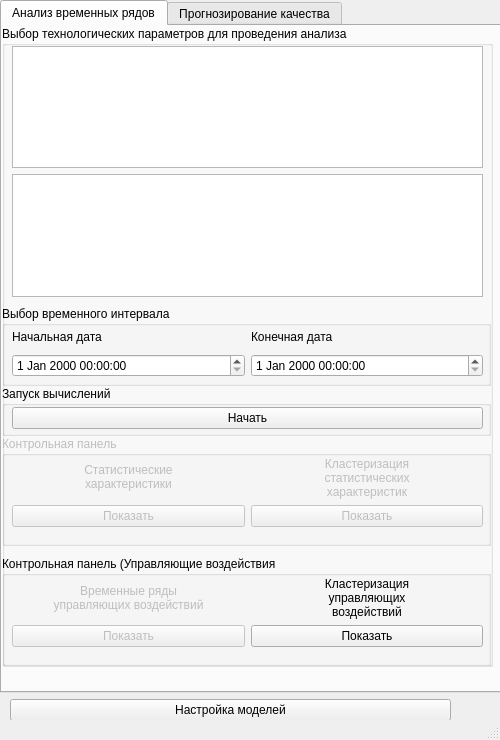
<?xml version="1.0" encoding="UTF-8"?>
<ui version="4.0">
 <class>MainWindow</class>
 <widget class="QMainWindow" name="MainWindow">
  <property name="geometry">
   <rect>
    <x>0</x>
    <y>0</y>
    <width>500</width>
    <height>740</height>
   </rect>
  </property>
  <property name="minimumSize">
   <size>
    <width>500</width>
    <height>740</height>
   </size>
  </property>
  <property name="maximumSize">
   <size>
    <width>500</width>
    <height>740</height>
   </size>
  </property>
  <property name="windowTitle">
   <string>MainWindow</string>
  </property>
  <property name="animated">
   <bool>false</bool>
  </property>
  <widget class="QWidget" name="centralwidget">
   <property name="minimumSize">
    <size>
     <width>500</width>
     <height>720</height>
    </size>
   </property>
   <property name="maximumSize">
    <size>
     <width>500</width>
     <height>720</height>
    </size>
   </property>
   <widget class="QWidget" name="verticalLayoutWidget">
    <property name="geometry">
     <rect>
      <x>0</x>
      <y>0</y>
      <width>501</width>
      <height>721</height>
     </rect>
    </property>
    <layout class="QVBoxLayout" name="verticalLayout">
     <property name="sizeConstraint">
      <enum>QLayout::SetMinimumSize</enum>
     </property>
     <item>
      <widget class="QTabWidget" name="tabWidget">
       <property name="cursor">
        <cursorShape>ArrowCursor</cursorShape>
       </property>
       <property name="currentIndex">
        <number>0</number>
       </property>
       <widget class="QWidget" name="TSA_tab">
        <attribute name="title">
         <string>Анализ временных рядов</string>
        </attribute>
        <widget class="QWidget" name="verticalLayoutWidget_2">
         <property name="geometry">
          <rect>
           <x>0</x>
           <y>0</y>
           <width>491</width>
           <height>641</height>
          </rect>
         </property>
         <layout class="QVBoxLayout" name="verticalLayout_3">
          <item>
           <widget class="QGroupBox" name="ParametersGroupboxTSA">
            <property name="title">
             <string>Выбор технологических параметров для проведения анализа</string>
            </property>
            <widget class="QWidget" name="gridLayoutWidget_5">
             <property name="geometry">
              <rect>
               <x>10</x>
               <y>20</y>
               <width>471</width>
               <height>251</height>
              </rect>
             </property>
             <layout class="QGridLayout" name="gridLayout_5">
              <item row="1" column="1">
               <widget class="QListWidget" name="OutputParametersTSA"/>
              </item>
              <item row="0" column="1">
               <widget class="QListWidget" name="ParametersTSA"/>
              </item>
             </layout>
            </widget>
            <widget class="QGroupBox" name="TimeDiapazonTSA">
             <property name="geometry">
              <rect>
               <x>0</x>
               <y>280</y>
               <width>489</width>
               <height>80</height>
              </rect>
             </property>
             <property name="maximumSize">
              <size>
               <width>489</width>
               <height>80</height>
              </size>
             </property>
             <property name="title">
              <string>Выбор временного интервала</string>
             </property>
             <widget class="QWidget" name="gridLayoutWidget_3">
              <property name="geometry">
               <rect>
                <x>10</x>
                <y>20</y>
                <width>471</width>
                <height>51</height>
               </rect>
              </property>
              <layout class="QGridLayout" name="gridLayout_3">
               <item row="1" column="0">
                <widget class="QDateTimeEdit" name="FromDateTimeTSA">
                 <property name="cursor">
                  <cursorShape>IBeamCursor</cursorShape>
                 </property>
                </widget>
               </item>
               <item row="0" column="1">
                <widget class="QLabel" name="EndDateLabelTSA">
                 <property name="text">
                  <string>Конечная дата</string>
                 </property>
                </widget>
               </item>
               <item row="1" column="1">
                <widget class="QDateTimeEdit" name="ToDateTimeTSA">
                 <property name="cursor">
                  <cursorShape>IBeamCursor</cursorShape>
                 </property>
                </widget>
               </item>
               <item row="0" column="0">
                <widget class="QLabel" name="StartDateLabelTSA">
                 <property name="text">
                  <string>Начальная дата</string>
                 </property>
                </widget>
               </item>
              </layout>
             </widget>
            </widget>
            <widget class="QGroupBox" name="StartGroupBoxTSA">
             <property name="geometry">
              <rect>
               <x>0</x>
               <y>360</y>
               <width>489</width>
               <height>50</height>
              </rect>
             </property>
             <property name="maximumSize">
              <size>
               <width>16777215</width>
               <height>50</height>
              </size>
             </property>
             <property name="title">
              <string>Запуск вычислений</string>
             </property>
             <widget class="QWidget" name="gridLayoutWidget_2">
              <property name="geometry">
               <rect>
                <x>10</x>
                <y>20</y>
                <width>471</width>
                <height>25</height>
               </rect>
              </property>
              <layout class="QGridLayout" name="gridLayout_2">
               <item row="0" column="0">
                <widget class="QPushButton" name="StartButtonTSA">
                 <property name="cursor">
                  <cursorShape>PointingHandCursor</cursorShape>
                 </property>
                 <property name="text">
                  <string>Начать</string>
                 </property>
                </widget>
               </item>
              </layout>
             </widget>
            </widget>
            <widget class="QGroupBox" name="ControlPanelTSA">
             <property name="enabled">
              <bool>false</bool>
             </property>
             <property name="geometry">
              <rect>
               <x>0</x>
               <y>410</y>
               <width>489</width>
               <height>110</height>
              </rect>
             </property>
             <property name="maximumSize">
              <size>
               <width>1000</width>
               <height>110</height>
              </size>
             </property>
             <property name="title">
              <string>Контрольная панель</string>
             </property>
             <widget class="QWidget" name="gridLayoutWidget">
              <property name="geometry">
               <rect>
                <x>10</x>
                <y>20</y>
                <width>471</width>
                <height>71</height>
               </rect>
              </property>
              <layout class="QGridLayout" name="gridLayout">
               <item row="0" column="1">
                <widget class="QLabel" name="FeaturesDataLabelTSA">
                 <property name="text">
                  <string>&lt;html&gt;&lt;head/&gt;&lt;body&gt;&lt;p&gt;Статистические &lt;br/&gt;характеристики&lt;/p&gt;&lt;/body&gt;&lt;/html&gt;</string>
                 </property>
                 <property name="alignment">
                  <set>Qt::AlignCenter</set>
                 </property>
                </widget>
               </item>
               <item row="1" column="1">
                <widget class="QPushButton" name="FeaturesDataButtonTSA">
                 <property name="text">
                  <string>Показать</string>
                 </property>
                </widget>
               </item>
               <item row="1" column="2">
                <widget class="QPushButton" name="ClusterDataButtonTSA">
                 <property name="text">
                  <string>Показать</string>
                 </property>
                </widget>
               </item>
               <item row="0" column="2">
                <widget class="QLabel" name="ClusterDataLabelTSA">
                 <property name="text">
                  <string>Кластеризация
статистических
характеристик</string>
                 </property>
                 <property name="alignment">
                  <set>Qt::AlignCenter</set>
                 </property>
                </widget>
               </item>
              </layout>
             </widget>
            </widget>
            <widget class="QGroupBox" name="ControlPanelTSA_2">
             <property name="enabled">
              <bool>true</bool>
             </property>
             <property name="geometry">
              <rect>
               <x>0</x>
               <y>530</y>
               <width>489</width>
               <height>110</height>
              </rect>
             </property>
             <property name="maximumSize">
              <size>
               <width>1000</width>
               <height>110</height>
              </size>
             </property>
             <property name="title">
              <string>Контрольная панель (Управляющие воздействия</string>
             </property>
             <widget class="QWidget" name="gridLayoutWidget_9">
              <property name="geometry">
               <rect>
                <x>10</x>
                <y>20</y>
                <width>471</width>
                <height>71</height>
               </rect>
              </property>
              <layout class="QGridLayout" name="gridLayout_10">
               <item row="0" column="0">
                <widget class="QLabel" name="RawDataLabelTSA">
                 <property name="enabled">
                  <bool>false</bool>
                 </property>
                 <property name="text">
                  <string>Временные ряды
управляющих воздействий</string>
                 </property>
                 <property name="alignment">
                  <set>Qt::AlignCenter</set>
                 </property>
                </widget>
               </item>
               <item row="0" column="2">
                <widget class="QLabel" name="ClusterDataLabelTSA_2">
                 <property name="enabled">
                  <bool>true</bool>
                 </property>
                 <property name="text">
                  <string>Кластеризация
управляющих
воздействий</string>
                 </property>
                 <property name="alignment">
                  <set>Qt::AlignCenter</set>
                 </property>
                </widget>
               </item>
               <item row="1" column="2">
                <widget class="QPushButton" name="ClusterDataButtonRAW">
                 <property name="enabled">
                  <bool>true</bool>
                 </property>
                 <property name="text">
                  <string>Показать</string>
                 </property>
                </widget>
               </item>
               <item row="1" column="0">
                <widget class="QPushButton" name="RawDataButtonTSA">
                 <property name="enabled">
                  <bool>false</bool>
                 </property>
                 <property name="text">
                  <string>Показать</string>
                 </property>
                </widget>
               </item>
              </layout>
             </widget>
            </widget>
           </widget>
          </item>
         </layout>
        </widget>
       </widget>
       <widget class="QWidget" name="RNN_tab">
        <property name="cursor">
         <cursorShape>ArrowCursor</cursorShape>
        </property>
        <attribute name="title">
         <string>Прогнозирование качества</string>
        </attribute>
        <widget class="QWidget" name="verticalLayoutWidget_3">
         <property name="geometry">
          <rect>
           <x>0</x>
           <y>9</y>
           <width>501</width>
           <height>651</height>
          </rect>
         </property>
         <layout class="QVBoxLayout" name="RnnVerticalLayout">
          <item>
           <widget class="QGroupBox" name="ModelSelectGroupBoxRNN">
            <property name="minimumSize">
             <size>
              <width>490</width>
              <height>50</height>
             </size>
            </property>
            <property name="maximumSize">
             <size>
              <width>490</width>
              <height>50</height>
             </size>
            </property>
            <property name="title">
             <string>Выбор модели</string>
            </property>
            <widget class="QWidget" name="horizontalLayoutWidget">
             <property name="geometry">
              <rect>
               <x>10</x>
               <y>20</y>
               <width>471</width>
               <height>25</height>
              </rect>
             </property>
             <layout class="QHBoxLayout" name="horizontalLayout_2">
              <item>
               <widget class="QComboBox" name="ModelComboBoxRNN">
                <property name="minimumSize">
                 <size>
                  <width>350</width>
                  <height>20</height>
                 </size>
                </property>
                <property name="maximumSize">
                 <size>
                  <width>350</width>
                  <height>20</height>
                 </size>
                </property>
                <property name="cursor">
                 <cursorShape>PointingHandCursor</cursorShape>
                </property>
               </widget>
              </item>
              <item>
               <widget class="QPushButton" name="loadModelButtonRNN">
                <property name="minimumSize">
                 <size>
                  <width>100</width>
                  <height>20</height>
                 </size>
                </property>
                <property name="maximumSize">
                 <size>
                  <width>100</width>
                  <height>20</height>
                 </size>
                </property>
                <property name="cursor">
                 <cursorShape>PointingHandCursor</cursorShape>
                </property>
                <property name="text">
                 <string>Загрузить модель</string>
                </property>
               </widget>
              </item>
             </layout>
            </widget>
           </widget>
          </item>
          <item>
           <widget class="QGroupBox" name="ModelDescriptionGroupBoxRNN">
            <property name="enabled">
             <bool>true</bool>
            </property>
            <property name="minimumSize">
             <size>
              <width>490</width>
              <height>100</height>
             </size>
            </property>
            <property name="maximumSize">
             <size>
              <width>490</width>
              <height>100</height>
             </size>
            </property>
            <property name="title">
             <string>Описание модели</string>
            </property>
            <widget class="QTextBrowser" name="ModelDescriptionTextRNN">
             <property name="enabled">
              <bool>true</bool>
             </property>
             <property name="geometry">
              <rect>
               <x>11</x>
               <y>17</y>
               <width>470</width>
               <height>70</height>
              </rect>
             </property>
             <property name="minimumSize">
              <size>
               <width>470</width>
               <height>70</height>
              </size>
             </property>
             <property name="maximumSize">
              <size>
               <width>470</width>
               <height>70</height>
              </size>
             </property>
             <property name="cursor" stdset="0">
              <cursorShape>IBeamCursor</cursorShape>
             </property>
            </widget>
           </widget>
          </item>
          <item>
           <widget class="QGroupBox" name="DataDescriptionGroupBoxRNN">
            <property name="enabled">
             <bool>true</bool>
            </property>
            <property name="minimumSize">
             <size>
              <width>490</width>
              <height>50</height>
             </size>
            </property>
            <property name="maximumSize">
             <size>
              <width>490</width>
              <height>50</height>
             </size>
            </property>
            <property name="title">
             <string>Описание данных</string>
            </property>
            <widget class="QPushButton" name="StartTrendsButtonRNN">
             <property name="enabled">
              <bool>false</bool>
             </property>
             <property name="geometry">
              <rect>
               <x>10</x>
               <y>20</y>
               <width>470</width>
               <height>20</height>
              </rect>
             </property>
             <property name="minimumSize">
              <size>
               <width>470</width>
               <height>20</height>
              </size>
             </property>
             <property name="maximumSize">
              <size>
               <width>470</width>
               <height>20</height>
              </size>
             </property>
             <property name="cursor">
              <cursorShape>PointingHandCursor</cursorShape>
             </property>
             <property name="text">
              <string>Тренды параметров</string>
             </property>
            </widget>
           </widget>
          </item>
          <item>
           <widget class="QGroupBox" name="StartGroupBoxRNN">
            <property name="enabled">
             <bool>true</bool>
            </property>
            <property name="minimumSize">
             <size>
              <width>490</width>
              <height>50</height>
             </size>
            </property>
            <property name="maximumSize">
             <size>
              <width>490</width>
              <height>50</height>
             </size>
            </property>
            <property name="title">
             <string>Запуск вычислений</string>
            </property>
            <widget class="QPushButton" name="StartButtonRNN">
             <property name="enabled">
              <bool>false</bool>
             </property>
             <property name="geometry">
              <rect>
               <x>11</x>
               <y>20</y>
               <width>470</width>
               <height>20</height>
              </rect>
             </property>
             <property name="minimumSize">
              <size>
               <width>470</width>
               <height>20</height>
              </size>
             </property>
             <property name="maximumSize">
              <size>
               <width>470</width>
               <height>20</height>
              </size>
             </property>
             <property name="cursor">
              <cursorShape>PointingHandCursor</cursorShape>
             </property>
             <property name="text">
              <string>Прогнозировать</string>
             </property>
            </widget>
           </widget>
          </item>
          <item>
           <widget class="QProgressBar" name="progressBar">
            <property name="minimumSize">
             <size>
              <width>495</width>
              <height>20</height>
             </size>
            </property>
            <property name="maximumSize">
             <size>
              <width>495</width>
              <height>20</height>
             </size>
            </property>
            <property name="value">
             <number>24</number>
            </property>
            <property name="textVisible">
             <bool>false</bool>
            </property>
           </widget>
          </item>
          <item>
           <widget class="QGroupBox" name="ResultGroupBoxRNN">
            <property name="enabled">
             <bool>true</bool>
            </property>
            <property name="minimumSize">
             <size>
              <width>490</width>
              <height>50</height>
             </size>
            </property>
            <property name="maximumSize">
             <size>
              <width>490</width>
              <height>50</height>
             </size>
            </property>
            <property name="title">
             <string>Результат вычислений</string>
            </property>
            <widget class="QPushButton" name="ResultTrendsButtonRNN">
             <property name="enabled">
              <bool>false</bool>
             </property>
             <property name="geometry">
              <rect>
               <x>11</x>
               <y>20</y>
               <width>470</width>
               <height>20</height>
              </rect>
             </property>
             <property name="minimumSize">
              <size>
               <width>470</width>
               <height>20</height>
              </size>
             </property>
             <property name="maximumSize">
              <size>
               <width>470</width>
               <height>20</height>
              </size>
             </property>
             <property name="cursor">
              <cursorShape>PointingHandCursor</cursorShape>
             </property>
             <property name="text">
              <string>Показать тренды действительных и спрогнозированных значений дефекта</string>
             </property>
            </widget>
           </widget>
          </item>
          <item>
           <widget class="QGroupBox" name="ModelValidationGroupBoxRNN">
            <property name="enabled">
             <bool>true</bool>
            </property>
            <property name="minimumSize">
             <size>
              <width>490</width>
              <height>150</height>
             </size>
            </property>
            <property name="maximumSize">
             <size>
              <width>490</width>
              <height>150</height>
             </size>
            </property>
            <property name="title">
             <string>Верификация модели</string>
            </property>
            <widget class="QWidget" name="verticalLayoutWidget_4">
             <property name="geometry">
              <rect>
               <x>10</x>
               <y>16</y>
               <width>472</width>
               <height>128</height>
              </rect>
             </property>
             <layout class="QVBoxLayout" name="ModelValidationVerticalLayoutRNN">
              <item>
               <layout class="QGridLayout" name="MetricsGridLayoutRNN">
                <item row="0" column="0">
                 <widget class="QLabel" name="MaeLabelRNN">
                  <property name="minimumSize">
                   <size>
                    <width>50</width>
                    <height>20</height>
                   </size>
                  </property>
                  <property name="maximumSize">
                   <size>
                    <width>50</width>
                    <height>20</height>
                   </size>
                  </property>
                  <property name="text">
                   <string>MAE =</string>
                  </property>
                 </widget>
                </item>
                <item row="2" column="0">
                 <widget class="QLabel" name="PrecisionLabelRNN">
                  <property name="minimumSize">
                   <size>
                    <width>50</width>
                    <height>20</height>
                   </size>
                  </property>
                  <property name="maximumSize">
                   <size>
                    <width>50</width>
                    <height>20</height>
                   </size>
                  </property>
                  <property name="text">
                   <string>Precision = </string>
                  </property>
                 </widget>
                </item>
                <item row="3" column="2">
                 <widget class="QLabel" name="AucLabelRNN">
                  <property name="minimumSize">
                   <size>
                    <width>50</width>
                    <height>20</height>
                   </size>
                  </property>
                  <property name="maximumSize">
                   <size>
                    <width>50</width>
                    <height>20</height>
                   </size>
                  </property>
                  <property name="text">
                   <string>AUC = </string>
                  </property>
                 </widget>
                </item>
                <item row="1" column="0">
                 <widget class="QLabel" name="MapeLabelRNN">
                  <property name="minimumSize">
                   <size>
                    <width>50</width>
                    <height>20</height>
                   </size>
                  </property>
                  <property name="maximumSize">
                   <size>
                    <width>50</width>
                    <height>20</height>
                   </size>
                  </property>
                  <property name="text">
                   <string>MAPE = </string>
                  </property>
                 </widget>
                </item>
                <item row="3" column="0">
                 <widget class="QLabel" name="F1LabelRNN">
                  <property name="minimumSize">
                   <size>
                    <width>50</width>
                    <height>20</height>
                   </size>
                  </property>
                  <property name="maximumSize">
                   <size>
                    <width>50</width>
                    <height>20</height>
                   </size>
                  </property>
                  <property name="text">
                   <string>F1 = </string>
                  </property>
                 </widget>
                </item>
                <item row="0" column="2">
                 <widget class="QLabel" name="MseLabelRNN">
                  <property name="minimumSize">
                   <size>
                    <width>50</width>
                    <height>20</height>
                   </size>
                  </property>
                  <property name="maximumSize">
                   <size>
                    <width>50</width>
                    <height>20</height>
                   </size>
                  </property>
                  <property name="text">
                   <string>MSE = </string>
                  </property>
                 </widget>
                </item>
                <item row="2" column="2">
                 <widget class="QLabel" name="RecallLabelRNN">
                  <property name="minimumSize">
                   <size>
                    <width>50</width>
                    <height>20</height>
                   </size>
                  </property>
                  <property name="maximumSize">
                   <size>
                    <width>50</width>
                    <height>20</height>
                   </size>
                  </property>
                  <property name="text">
                   <string>Recall = </string>
                  </property>
                 </widget>
                </item>
                <item row="0" column="1">
                 <widget class="QLineEdit" name="MaeRNN">
                  <property name="enabled">
                   <bool>true</bool>
                  </property>
                  <property name="minimumSize">
                   <size>
                    <width>170</width>
                    <height>20</height>
                   </size>
                  </property>
                  <property name="maximumSize">
                   <size>
                    <width>170</width>
                    <height>20</height>
                   </size>
                  </property>
                  <property name="readOnly">
                   <bool>true</bool>
                  </property>
                 </widget>
                </item>
                <item row="1" column="2">
                 <widget class="QLabel" name="RmseLabelRNN">
                  <property name="minimumSize">
                   <size>
                    <width>50</width>
                    <height>20</height>
                   </size>
                  </property>
                  <property name="maximumSize">
                   <size>
                    <width>50</width>
                    <height>20</height>
                   </size>
                  </property>
                  <property name="text">
                   <string>RMSE = </string>
                  </property>
                 </widget>
                </item>
                <item row="1" column="1">
                 <widget class="QLineEdit" name="MapeRNN">
                  <property name="enabled">
                   <bool>true</bool>
                  </property>
                  <property name="minimumSize">
                   <size>
                    <width>170</width>
                    <height>20</height>
                   </size>
                  </property>
                  <property name="maximumSize">
                   <size>
                    <width>170</width>
                    <height>20</height>
                   </size>
                  </property>
                  <property name="readOnly">
                   <bool>true</bool>
                  </property>
                 </widget>
                </item>
                <item row="3" column="3">
                 <widget class="QLineEdit" name="AucRNN">
                  <property name="enabled">
                   <bool>true</bool>
                  </property>
                  <property name="minimumSize">
                   <size>
                    <width>170</width>
                    <height>20</height>
                   </size>
                  </property>
                  <property name="maximumSize">
                   <size>
                    <width>170</width>
                    <height>20</height>
                   </size>
                  </property>
                  <property name="readOnly">
                   <bool>true</bool>
                  </property>
                 </widget>
                </item>
                <item row="1" column="3">
                 <widget class="QLineEdit" name="RmseRNN">
                  <property name="enabled">
                   <bool>true</bool>
                  </property>
                  <property name="minimumSize">
                   <size>
                    <width>170</width>
                    <height>20</height>
                   </size>
                  </property>
                  <property name="maximumSize">
                   <size>
                    <width>170</width>
                    <height>20</height>
                   </size>
                  </property>
                  <property name="readOnly">
                   <bool>true</bool>
                  </property>
                 </widget>
                </item>
                <item row="2" column="1">
                 <widget class="QLineEdit" name="PrecisionRNN">
                  <property name="enabled">
                   <bool>true</bool>
                  </property>
                  <property name="minimumSize">
                   <size>
                    <width>170</width>
                    <height>20</height>
                   </size>
                  </property>
                  <property name="maximumSize">
                   <size>
                    <width>170</width>
                    <height>20</height>
                   </size>
                  </property>
                  <property name="readOnly">
                   <bool>true</bool>
                  </property>
                 </widget>
                </item>
                <item row="3" column="1">
                 <widget class="QLineEdit" name="F1RNN">
                  <property name="enabled">
                   <bool>true</bool>
                  </property>
                  <property name="minimumSize">
                   <size>
                    <width>170</width>
                    <height>20</height>
                   </size>
                  </property>
                  <property name="maximumSize">
                   <size>
                    <width>170</width>
                    <height>20</height>
                   </size>
                  </property>
                  <property name="readOnly">
                   <bool>true</bool>
                  </property>
                 </widget>
                </item>
                <item row="2" column="3">
                 <widget class="QLineEdit" name="RecallRNN">
                  <property name="enabled">
                   <bool>true</bool>
                  </property>
                  <property name="minimumSize">
                   <size>
                    <width>170</width>
                    <height>20</height>
                   </size>
                  </property>
                  <property name="maximumSize">
                   <size>
                    <width>170</width>
                    <height>20</height>
                   </size>
                  </property>
                  <property name="readOnly">
                   <bool>true</bool>
                  </property>
                 </widget>
                </item>
                <item row="0" column="3">
                 <widget class="QLineEdit" name="MseRNN">
                  <property name="enabled">
                   <bool>true</bool>
                  </property>
                  <property name="minimumSize">
                   <size>
                    <width>170</width>
                    <height>20</height>
                   </size>
                  </property>
                  <property name="maximumSize">
                   <size>
                    <width>170</width>
                    <height>20</height>
                   </size>
                  </property>
                  <property name="readOnly">
                   <bool>true</bool>
                  </property>
                 </widget>
                </item>
               </layout>
              </item>
              <item>
               <widget class="QPushButton" name="RocTrendButtonRNN">
                <property name="enabled">
                 <bool>false</bool>
                </property>
                <property name="minimumSize">
                 <size>
                  <width>470</width>
                  <height>20</height>
                 </size>
                </property>
                <property name="maximumSize">
                 <size>
                  <width>470</width>
                  <height>20</height>
                 </size>
                </property>
                <property name="cursor">
                 <cursorShape>PointingHandCursor</cursorShape>
                </property>
                <property name="text">
                 <string>ROC-кривая</string>
                </property>
               </widget>
              </item>
             </layout>
            </widget>
           </widget>
          </item>
         </layout>
        </widget>
       </widget>
      </widget>
     </item>
     <item>
      <layout class="QHBoxLayout" name="horizontalLayout">
       <property name="leftMargin">
        <number>10</number>
       </property>
       <property name="rightMargin">
        <number>10</number>
       </property>
       <item>
        <widget class="QPushButton" name="administrator_button">
         <property name="cursor">
          <cursorShape>PointingHandCursor</cursorShape>
         </property>
         <property name="text">
          <string>Настройка моделей</string>
         </property>
        </widget>
       </item>
       <item>
        <spacer name="horizontalSpacer">
         <property name="orientation">
          <enum>Qt::Horizontal</enum>
         </property>
         <property name="sizeType">
          <enum>QSizePolicy::Minimum</enum>
         </property>
         <property name="sizeHint" stdset="0">
          <size>
           <width>40</width>
           <height>20</height>
          </size>
         </property>
        </spacer>
       </item>
      </layout>
     </item>
    </layout>
   </widget>
  </widget>
  <widget class="QStatusBar" name="statusbar"/>
 </widget>
 <resources/>
 <connections/>
</ui>
